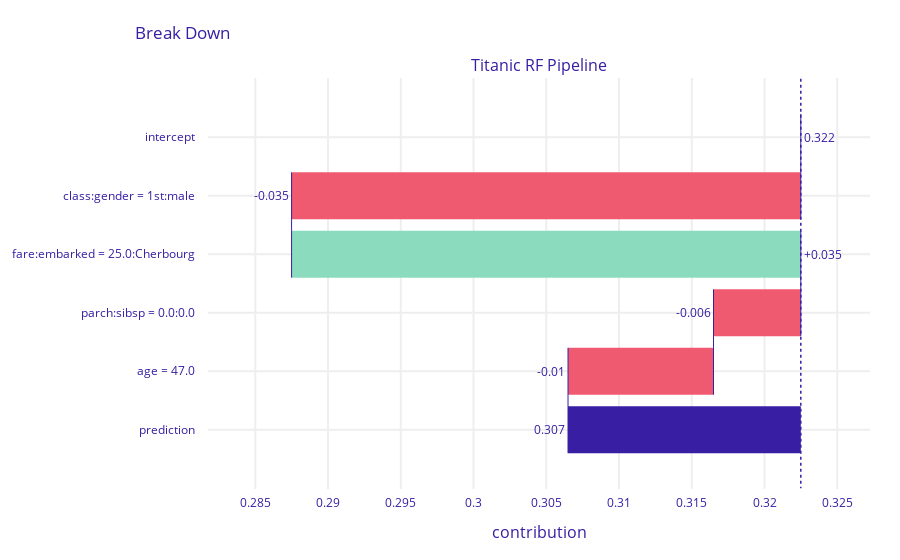

Notebook source saved alongside this figure:
### Code cell
bd_henry.plot()

### Figure 1 — Plotly figure (JSON) as saved in the notebook; plotly's stock layout.template omitted (floating-point values rounded to 4 significant figures)
{"data": [{"base": 0.3225, "connector": {"line": {"color": "#371ea3", "dash": "solid", "width": 1}, "mode": "spanning"}, "decreasing": {"marker": {"color": "#f05a71"}}, "hoverinfo": "text+delta", "hoverlabel": {"bgcolor": "rgba(0, 0, 0, 0.8)"}, "hovertext": ["Average response: 0.322<br>Prediction: 0.307", "class:gender = 1st:male<br>decreases average response by", "fare:embarked = 25.0:Cherbourg<br>increases average response by", "parch:sibsp = 0.0:0.0<br>decreases average response by", "age = 47.0<br>decreases average response by", "Average response: 0.322<br>Prediction: 0.307"], "increasing": {"marker": {"color": "#8bdcbe"}}, "measure": ["relative", "relative", "relative", "relative", "relative", "total"], "orientation": "h", "showlegend": false, "text": ["0.322", "-0.035", "+0.035", "-0.006", "-0.01", "0.307"], "textposition": "outside", "totals": {"marker": {"color": "#371ea3"}}, "type": "waterfall", "x": [0, -0.035, 0.035, -0.006, -0.01, -0.016], "xaxis": "x", "y": ["intercept", "class:gender = 1st:male", "fare:embarked = 25.0:Cherbourg", "parch:sibsp = 0.0:0.0", "age = 47.0", "prediction"], "yaxis": "y"}], "layout": {"annotations": [{"font": {"size": 16}, "showarrow": false, "text": "Titanic RF Pipeline", "x": 0.5, "xanchor": "center", "xref": "paper", "y": 1, "yanchor": "bottom", "yref": "paper"}, {"font": {"size": 16}, "showarrow": false, "text": "contribution", "x": 0.5, "xanchor": "center", "xref": "paper", "y": 0, "yanchor": "top", "yref": "paper", "yshift": -30}], "autosize": true, "font": {"color": "#371ea3"}, "margin": {"b": 71, "r": 30, "t": 78}, "shapes": [{"line": {"color": "#371ea3", "dash": "dot", "width": 1.5}, "type": "line", "x0": 0.3225, "x1": 0.3225, "xref": "x", "y0": -1, "y1": 6, "yref": "y"}], "title": {"text": "Break Down", "x": 0.15}, "xaxis": {"anchor": "y", "automargin": true, "domain": [0, 1], "fixedrange": true, "gridwidth": 2, "range": [0.2817, 0.3273], "tickcolor": "white", "ticklen": 3, "ticks": "outside", "type": "linear", "zeroline": false}, "yaxis": {"anchor": "x", "automargin": true, "autorange": true, "domain": [0, 1], "fixedrange": true, "gridwidth": 2, "range": [6.025, -1.025], "tickcolor": "white", "ticklen": 10, "ticks": "outside", "type": "category"}}}
